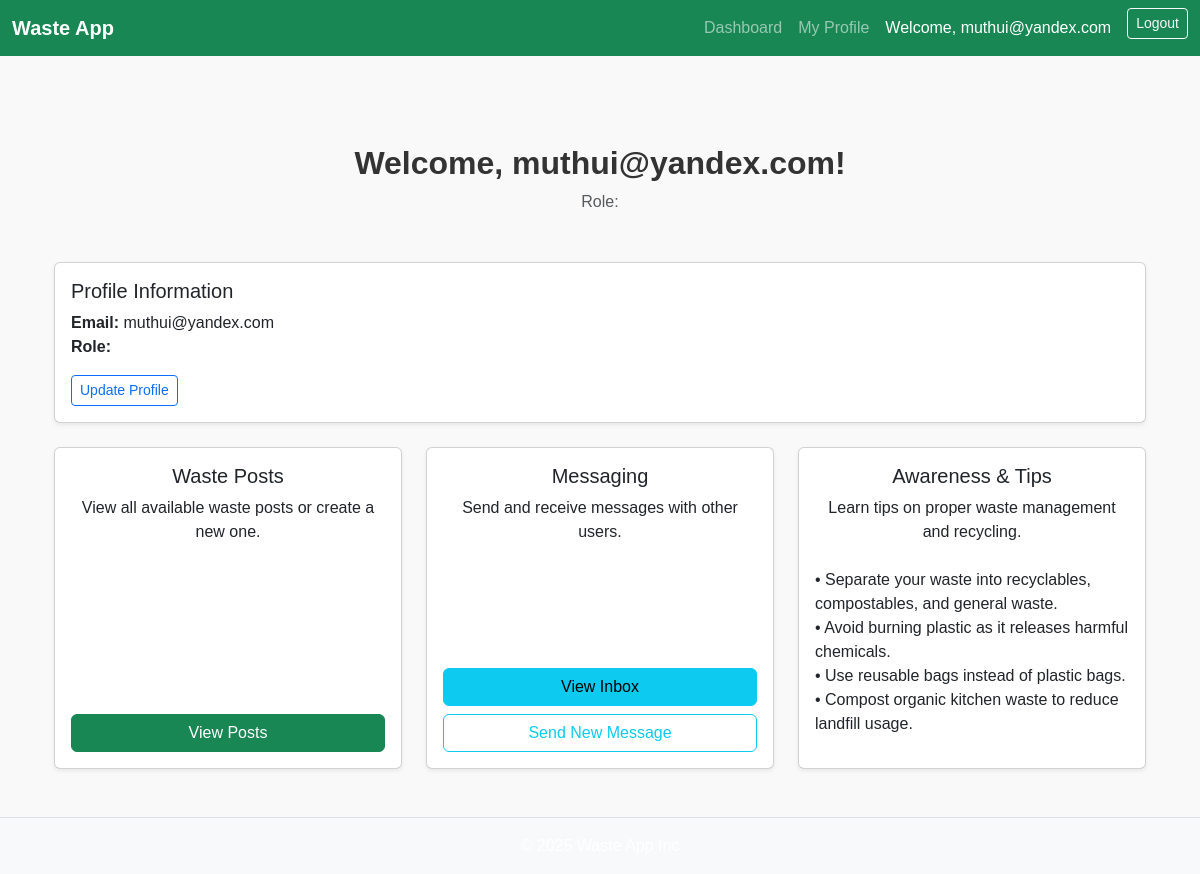
The page /dashboard/ (signed in) on the database as committed earlier.
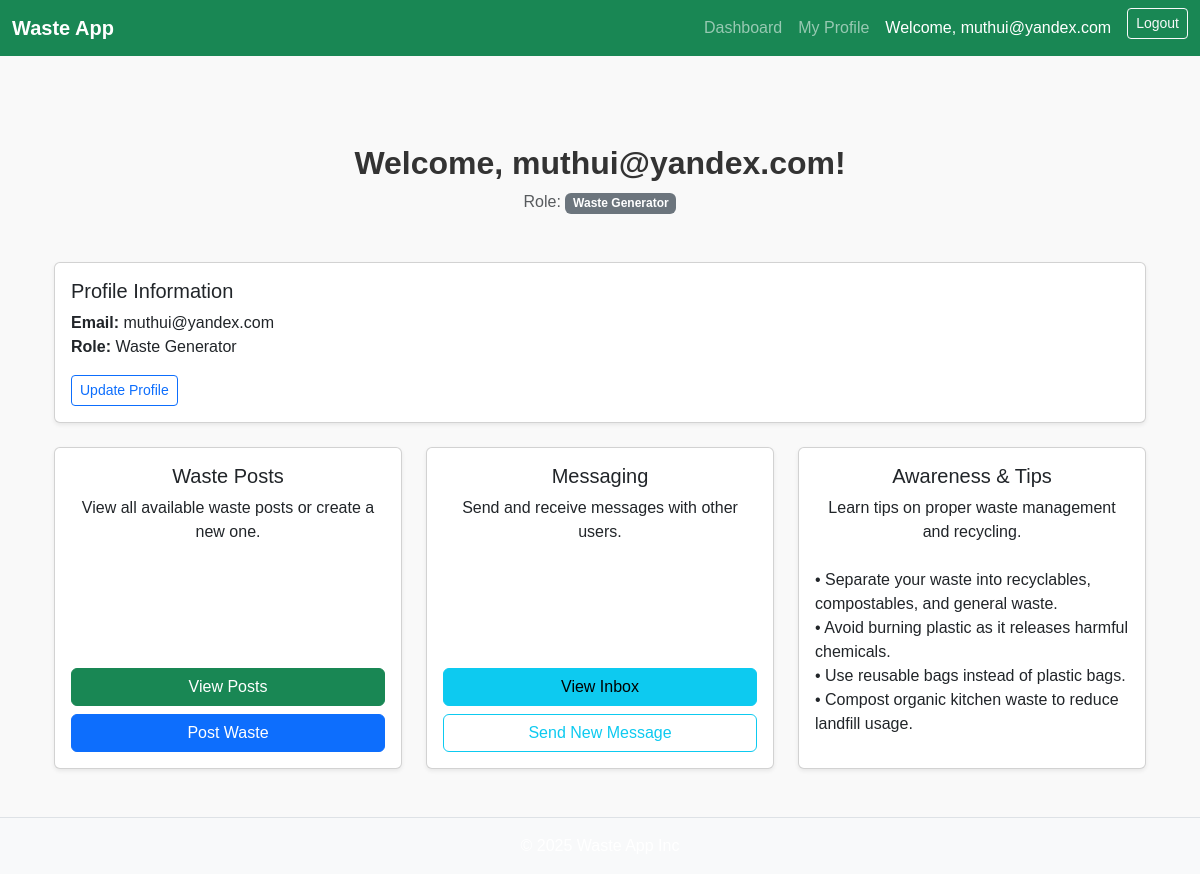
The same page on the database as committed later.
### core/models.py (models this page shows, shortened)
class CustomUser(AbstractUser):
    ROLE_CHOICES = ( ('generator', 'Waste Generator'),
                    ('recycler', 'Recycler'),
                    )
    role = models.CharField(max_length=20, choices=ROLE_CHOICES)
    phone_number = models.CharField(max_length=15, blank=True, null=True)
    username = None
    email = models.EmailField(unique=True)
    USERNAME_FIELD = 'email'
    REQUIRED_FIELDS = []
    objects = CustomUserManager()

### core/views.py (the view)
# urls.py: path("dashboard/", views.dashboard, name="dashboard"),
@login_required
def dashboard(request):
    user = request.user
    waste_tips = [
        "Separate your waste into recyclables, compostables, and general waste.",
        "Avoid burning plastic as it releases harmful chemicals.",
        "Use reusable bags instead of plastic bags.",
        "Compost organic kitchen waste to reduce landfill usage.",
    ]
    context = {
        "user": user,
        "waste_tips": waste_tips,
    }
    return render(request, "core/dashboard.html", context)

### core/templates/core/dashboard.html (shortened to what this page needs)
{% extends "base.html" %}
{% block content %}
<div class="container mt-5">
  <div class="text-center mb-5">
    <h2 class="fw-bold">Welcome, {{ user.email }}!</h2>
    <p class="text-muted">Role: <span class="badge bg-secondary">{{ user.get_role_display }}</span></p>
  </div>
  <div class="card shadow-sm mb-4">
    <div class="card-body">
      <h5 class="card-title">Profile Information</h5>
      <ul class="list-unstyled mb-3">
        <li><strong>Email:</strong> {{ user.email }}</li>
        <li><strong>Role:</strong> {{ user.get_role_display }}</li>
      </ul>
      <a href="{% url 'profile-update' %}" class="btn btn-outline-primary btn-sm">
         Update Profile
      </a>
    </div>
  </div>
  <div class="row g-4 mb-4">
    <div class="col-md-4">
  <div class="card h-100 shadow-sm text-center">
    <div class="card-body d-flex flex-column justify-content-center">
      <h5 class="card-title">Waste Posts</h5>
      <p class="card-text">View all available waste posts or create a new one.</p>
      <a href="{% url 'waste-list' %}" class="btn btn-success mt-auto">View Posts</a>
      {% if user.role == "generator" %}
        <a href="{% url 'waste-create' %}" class="btn btn-primary mt-2">Post Waste</a>
      {% endif %}
    </div>
  </div>
</div>
    <div class="col-md-4">
      <div class="card h-100 shadow-sm text-center">
        <div class="card-body d-flex flex-column justify-content-center">
          <h5 class="card-title">Messaging</h5>
          <p class="card-text">Send and receive messages with other users.</p>
          <a href="{% url 'inbox' %}" class="btn btn-info mt-auto">View Inbox</a>
          <a href="{% url 'send_general_message' %}" class="btn btn-outline-info mt-2">Send New Message</a>
        </div>
      </div>
    </div>
    <div class="col-md-4">
      <div class="card h-100 shadow-sm text-center">
        <div class="card-body d-flex flex-column justify-content-center">
          <h5 class="card-title">Awareness & Tips</h5>
          <p class="card-text">Learn tips on proper waste management and recycling.</p>
          <ul class="list-unstyled text-start mt-2">
            {% for tip in waste_tips %}
              <li>• {{ tip }}</li>
            {% endfor %}
          </ul>
        </div>
      </div>
    </div>
  </div>
</div>
{% endblock %}

### templates/base.html (shortened to what this page needs)
{% load static %}
<!DOCTYPE html>
<html lang="en">
<head>
    <link href="https://cdn.jsdelivr.net/npm/bootstrap@5.3.3/dist/css/bootstrap.min.css" rel="stylesheet">
    <link rel="stylesheet" href="{% static 'css/styles.css' %}">
</head>
<body class="d-flex flex-column min-vh-100">
    <nav class="navbar navbar-expand-lg navbar-dark bg-success">
        <div class="container-fluid">
            <a class="navbar-brand fw-bold" href="{% url 'dashboard' %}">Waste App</a>
            <div class="collapse navbar-collapse" id="navbarNav">
                <ul class="navbar-nav ms-auto">
                    {% if user.is_authenticated %}
                        <li class="nav-item">
                            <a class="nav-link" href="{% url 'dashboard' %}">Dashboard</a>
                        </li>
                        <li class="nav-item">
                            <a class="nav-link" href="{% url 'profile' %}">My Profile</a>
                        </li>
                        <li class="nav-item d-flex align-items-center text-white px-2">
                            Welcome, {{ user.first_name|default:user.email }}
                        </li>
                        <li class="nav-item">
                            <form method="post" action="{% url 'logout' %}" class="d-inline">
                                <button type="submit" class="btn btn-sm btn-outline-light ms-2">Logout</button>
                            </form>
                        </li>
                    {% endif %}
                </ul>
            </div>
        </div>
    </nav>
    <main class="container my-4 flex-grow-1">
        {% block content %}{% endblock %}
    </main>
    <footer class="bg-light text-center py-3 mt-auto border-top">
        <p class="mb-0">&copy; 2025 Waste App Inc</p>
    </footer>
</body>
</html>

Rows that differ between the two databases and show on the page:
changed CustomUser "muthui@yandex.com": role (not shown) → "Waste Generator"
Other text that changed with them:
text now shown: "Post Waste"
